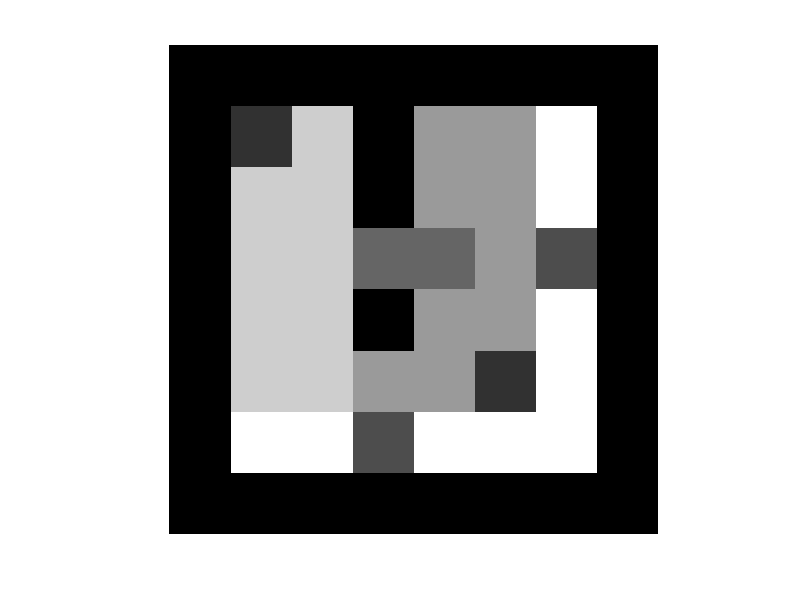

Reproduce this figure in MATLAB. (Note: this script raises an error after producing the figure.)
clear;
close all;
clc;
addpath(genpath('../'))

global W Wtotal Z zLoop ZLoop epsilon tau CA_flag bigM bigM2 BIGM NW NM bigM2 W1 W2 Z1 Z2;

%%

% Time horizon
h = 30;    
% robustness number
epsilon = 0;
tau = 0;
t_spec1 = 0;
t_spec2 = 0;


%% Region 1
W = [];
Z = [];
Wtotal = [];
f1 = [];
f2 = [];
f3 = [];
f4 = [];
f5 = [];
f6 = [];
f7 = [];
% define a gridworld
grid_size = [6, 6];
mygrid = ones(grid_size);

% Room 1&2
mygrid(1:5, 1:2) = 0.8;
mygrid(1:5, 4:5) = 0.6;
mygrid(5, 3) = 0.6;

% narrow passage
mygrid(3, 3:4) = 0.4;

% Obstacles
mygrid(1:2, 3) = 0;
mygrid(4, 3) = 0;

% charging station
mygrid(1,1) = 0.2;
mygrid(5,5) = 0.2;

% Deliver spot
mygrid(6,3) = 0.3;
mygrid(3,6) = 0.3;

state_labels = mygrid(:);

CS = find(state_labels(:)==0.2)';
cs = num2str(CS);
DS = find(state_labels(:)==0.3)';
ds = num2str(DS);
Pass = find(state_labels(:)==0.4)';
pass = num2str(Pass);
Room1 = find(state_labels(:)==0.8)';
room1 = num2str(Room1);
Room2 = find(state_labels(:)==0.6)';
room2 = num2str(Room2);
Room3 = find(state_labels(:)==1)';
room3 = num2str(Room3);

% visualization
figure
vis = zeros(size(mygrid)+2);
vis(2:end-1,2:end-1)=mygrid;
imshow(kron(vis,ones(25,25)))
% pass_ends = [23,73,Pass];

% spec is the conjunction of the following
Obs = state_labels(:)==0;                   %avoid obstacles

% At most one robot on pass
f1 = strcat('GG(Neg(TP([',pass,'],[2])))');                               
f2 = strcat('GG(TP([',num2str(setdiff(1:36,Pass)),'],[2]))');             

% Populate Room1 and Room2 by at least 2 robots
f3 = strcat('GF(TP([',num2str(Room1),'],[2]))');       
f4 = strcat('GF(TP([',num2str(Room2),'],[2]))');        

% At most 1 robot at the lower zone.   
f5 = strcat('GG(Neg(TP([',num2str(Room3),'],[1])))');     
f6 = strcat('GG(TP([',num2str(setdiff(1:36,Room3)),'],[3]))'); 

% All robots should visit the charging station.
f7 = strcat('TP(GFI([',num2str(CS), ']),[3])');

% Another surveilence task!
f8 = strcat('FG(TP([',num2str(Room1),'],[2]))');       
f9 = strcat('FG(TP([',num2str(Room2),'],[2]))');        

adj = eye(numel(mygrid)); %allow self-transition

for i=1:length(state_labels)
    if mod(i, grid_size(1))~=0 
        adj(i, i+1) = 1;
    end
    if mod(i, grid_size(1))~=1
        adj(i, i-1) = 1;
    end
    if i<=grid_size(1)*(grid_size(2)-1)
        adj(i, i+grid_size(1)) = 1;
    end
    if i>grid_size(1)
        adj(i, i-grid_size(1)) = 1;
    end
end

fm1 = strcat('And(',f1,',',f2,',',f5,',',f7,',',f8,')');
fm2 = strcat('And(',f1,',',f2,',',f5,',',f7,',',f9,')');

% Adjacency matrix
A = adj;

% Initial positions
n = size(A,1);
W0 = zeros(n,3);
M0 = zeros(n,3);
W0(:,1) = [zeros(6,1);1;zeros(n-7,1)];
W0(:,2) = [1;zeros(n-1,1)];
W0(:,3) = [0;1;zeros(n-2,1)];
M0(:,1) = [0;0;1;zeros(n-3,1)];
M0(:,2) = [0;0;0;1;zeros(n-4,1)];
M0(:,3) = [0;0;0;0;1;zeros(n-5,1)];

NW = sum(sum(W0));
NM = sum(sum(M0));
N = NW + NM;

% Collision avoidence flag,
CA_flag = 1;
t_deliver = 7;
t_spec1 = 1;
t_spec2 = 2;

[W, Wtotal, Z, mytimes, sol] = main_template_region1(fm1,A,h,W0,Obs,CA_flag,M0,fm2,t_deliver,t_spec1,t_spec2);

W1T = W;

time = clock;

save('dataW.mat','W','W','Wtotal','Wtotal','ZLoop','ZLoop','A','A','mygrid','mygrid', 'Z', 'Z','sol','sol');
grid_plot36('dataW.mat');

%% Region 2
W = [];
Z = [];
Wtotal = [];
f1 = [];
f2 = [];
f3 = [];
f4 = [];
f5 = [];
f6 = [];
f7 = [];
mygrid = [];
state_labels = [];
adj = [];
A = [];

% define a gridworld
grid_size = [6, 6];
mygrid = ones(grid_size);

% Room 1&2
mygrid(1:5, 5:6) = 0.8;
mygrid(1:5, 2:3) = 0.6;
mygrid(5, 4) = 0.6;

% narrow passage
mygrid(3, 3:4) = 0.4;

% Obstacles
mygrid(1:2, 4) = 0;
mygrid(4, 4) = 0;

% charging station
mygrid(5,2) = 0.2;
mygrid(1,6) = 0.2;

% Deliver spot
mygrid(6,4) = 0.3;
mygrid(3,1) = 0.3;

state_labels = mygrid(:);

CS = find(state_labels(:)==0.2)';
cs = num2str(CS);
DS = find(state_labels(:)==0.3)';
ds = num2str(DS);
Pass = find(state_labels(:)==0.4)';
pass = num2str(Pass);
Room1 = find(state_labels(:)==0.8)';
room1 = num2str(Room1);
Room2 = find(state_labels(:)==0.6)';
room2 = num2str(Room2);
Room3 = find(state_labels(:)==1)';
room3 = num2str(Room3);

% visualization
figure
vis = zeros(size(mygrid)+2);
vis(2:end-1,2:end-1)=mygrid;
imshow(kron(vis,ones(25,25)))
% pass_ends = [23,73,Pass];

% spec is the conjunction of the following
Obs = state_labels(:)==0;                   %avoid obstacles

% At most one robot on pass
f1 = strcat('GG(Neg(TP([',pass,'],[2])))');                               
f2 = strcat('GG(TP([',num2str(setdiff(1:36,Pass)),'],[2]))');             

% Populate Room1 and Room2 by at least 2 robots
f3 = strcat('GF(TP([',num2str(Room1),'],[2]))');       
f4 = strcat('GF(TP([',num2str(Room2),'],[2]))');        

% At most 1 robot at the lower zone.   
f5 = strcat('GG(Neg(TP([',num2str(Room3),'],[1])))');    
f6 = strcat('GG(TP([',num2str(setdiff(1:36,Room3)),'],[3]))'); 

% All robots should visit the charging station.
f7 = strcat('TP(GFI([',num2str(CS), ']),[3])');

% Another surveilence task!
f8 = strcat('FG(TP([',num2str(Room1),'],[2]))');       
f9 = strcat('FG(TP([',num2str(Room2),'],[2]))');        

adj = eye(numel(mygrid)); %allow self-transition

for i=1:length(state_labels)
    if mod(i, grid_size(1))~=0 
        adj(i, i+1) = 1;
    end
    if mod(i, grid_size(1))~=1
        adj(i, i-1) = 1;
    end
    if i<=grid_size(1)*(grid_size(2)-1)
        adj(i, i+grid_size(1)) = 1;
    end
    if i>grid_size(1)
        adj(i, i-grid_size(1)) = 1;
    end
end

fm1 = strcat('And(',f1,',',f2,',',f5,',',f7,',',f8,')');
fm2 = strcat('And(',f1,',',f2,',',f5,',',f7,',',f9,')');

% Adjacency matrix
A = adj;

% Initial positions
n = size(A,1);
W0 = zeros(n,3);
M0 = zeros(n,3);

W0(:,1) = [zeros(24,1);1;zeros(n-25,1)];
W0(:,2) = [zeros(30,1);1;zeros(n-31,1)];
W0(:,3) = [zeros(31,1);1;zeros(n-32,1)];
M0(:,1) = [zeros(32,1);1;zeros(n-33,1)];
M0(:,2) = [zeros(33,1);1;zeros(n-34,1)];
M0(:,3) = [zeros(34,1);1;zeros(n-35,1)];

NW = sum(sum(W0));
NM = sum(sum(M0));
N = NW + NM;

% Collision avoidence flag,
CA_flag = 1;
t_deliver = 7;
t_spec1 = 1;
t_spec2 = 2;

[W, Wtotal, Z, mytimes, sol] = main_template_region2(fm1,A,h,W0,Obs,CA_flag,M0,fm2,t_deliver,t_spec1,t_spec2);

W2T = W;

time = clock;

save('dataW.mat','W','W','Wtotal','Wtotal','ZLoop','ZLoop','A','A','mygrid','mygrid', 'Z', 'Z','sol','sol');
grid_plot36('dataW.mat');


%% Region 3
W = [];
Z = [];
Wtotal = [];
f1 = [];
f2 = [];
f3 = [];
f4 = [];
f5 = [];
f6 = [];
f7 = [];
mygrid = [];
state_labels = [];
adj = [];
A = [];

% define a gridworld
grid_size = [6, 6];
mygrid = ones(grid_size);

% Room 1&2
mygrid(2:6, 1:2) = 0.8;
mygrid(2:6, 4:5) = 0.6;
mygrid(2, 3) = 0.6;

% narrow passage
mygrid(4, 3:4) = 0.4;

% Obstacles
mygrid(5:6, 3) = 0;
mygrid(3, 3) = 0;

% charging station
mygrid(2,5) = 0.2;
mygrid(6,1) = 0.2;


% Deliver spot
mygrid(4,6) = 0.3;
mygrid(1,3) = 0.3;

state_labels = mygrid(:);

CS = find(state_labels(:)==0.2)';
cs = num2str(CS);
DS = find(state_labels(:)==0.3)';
ds = num2str(DS);
Pass = find(state_labels(:)==0.4)';
pass = num2str(Pass);
Room1 = find(state_labels(:)==0.8)';
room1 = num2str(Room1);
Room2 = find(state_labels(:)==0.6)';
room2 = num2str(Room2);
Room3 = find(state_labels(:)==1)';
room3 = num2str(Room3);

% visualization
figure
vis = zeros(size(mygrid)+2);
vis(2:end-1,2:end-1)=mygrid;
imshow(kron(vis,ones(25,25)))
% pass_ends = [23,73,Pass];

% spec is the conjunction of the following
Obs = state_labels(:)==0;                   %avoid obstacles

% At most one robot on pass
f1 = strcat('GG(Neg(TP([',pass,'],[2])))');                               
f2 = strcat('GG(TP([',num2str(setdiff(1:36,Pass)),'],[2]))');             

% Populate Room1 and Room2 by at least 2 robots
f3 = strcat('GF(TP([',num2str(Room1),'],[2]))');       
f4 = strcat('GF(TP([',num2str(Room2),'],[2]))');        

% At most 1 robot at the lower zone.   
f5 = strcat('GG(Neg(TP([',num2str(Room3),'],[1])))');     
f6 = strcat('GG(TP([',num2str(setdiff(1:36,Room3)),'],[3]))'); 

% All robots should visit the charging station.
f7 = strcat('TP(GFI([',num2str(CS), ']),[3])');

% Another surveilence task!
f8 = strcat('FG(TP([',num2str(Room1),'],[2]))');       
f9 = strcat('FG(TP([',num2str(Room2),'],[2]))');        

adj = eye(numel(mygrid)); %allow self-transition

for i=1:length(state_labels)
    if mod(i, grid_size(1))~=0 
        adj(i, i+1) = 1;
    end
    if mod(i, grid_size(1))~=1
        adj(i, i-1) = 1;
    end
    if i<=grid_size(1)*(grid_size(2)-1)
        adj(i, i+grid_size(1)) = 1;
    end
    if i>grid_size(1)
        adj(i, i-grid_size(1)) = 1;
    end
end

fm1 = strcat('And(',f1,',',f2,',',f5,',',f7,',',f8,')');
fm2 = strcat('And(',f1,',',f2,',',f5,',',f7,',',f9,')');

% Adjacency matrix
A = adj;

% Initial positions
n = size(A,1);
W0 = zeros(n,3);
M0 = zeros(n,3);

W0(:,1) = [zeros(11,1);1;zeros(n-12,1)];
W0(:,2) = [zeros(5,1);1;zeros(n-6,1)];
W0(:,3) = [zeros(4,1);1;zeros(n-5,1)];
M0(:,1) = [zeros(3,1);1;zeros(n-4,1)];
M0(:,2) = [zeros(2,1);1;zeros(n-3,1)];
M0(:,3) = [zeros(1,1);1;zeros(n-2,1)];

NW = sum(sum(W0));
NM = sum(sum(M0));
N = NW + NM;

% Collision avoidence flag,
CA_flag = 1;
t_deliver = 7;
t_spec1 = 1;
t_spec2 = 2;

[W, Wtotal, Z, mytimes, sol] = main_template_region3(fm1,A,h,W0,Obs,CA_flag,M0,fm2,t_deliver,t_spec1,t_spec2);

W3T = W;

time = clock;

save('dataW.mat','W','W','Wtotal','Wtotal','ZLoop','ZLoop','A','A','mygrid','mygrid', 'Z', 'Z','sol','sol');
grid_plot36('dataW.mat');


%% Region 4
W = [];
Z = [];
Wtotal = [];
f1 = [];
f2 = [];
f3 = [];
f4 = [];
f5 = [];
f6 = [];
f7 = [];
mygrid = [];
state_labels = [];
adj = [];
A = [];

% define a gridworld
grid_size = [6, 6];
mygrid = ones(grid_size);

% Room 1&2
mygrid(2:6, 5:6) = 0.8;
mygrid(2:6, 2:3) = 0.6;
mygrid(2, 4) = 0.6;

% narrow passage
mygrid(4, 3:4) = 0.4;

% Obstacles
mygrid(5:6, 4) = 0;
mygrid(3, 4) = 0;

% charging station
mygrid(2,2) = 0.2;
mygrid(6,6) = 0.2;

% Deliver spot
mygrid(4,1) = 0.3;
mygrid(1,4) = 0.3;

state_labels = mygrid(:);

CS = find(state_labels(:)==0.2)';
cs = num2str(CS);
DS = find(state_labels(:)==0.3)';
ds = num2str(DS);
Pass = find(state_labels(:)==0.4)';
pass = num2str(Pass);
Room1 = find(state_labels(:)==0.8)';
room1 = num2str(Room1);
Room2 = find(state_labels(:)==0.6)';
room2 = num2str(Room2);
Room3 = find(state_labels(:)==1)';
room3 = num2str(Room3);

% visualization
figure
vis = zeros(size(mygrid)+2);
vis(2:end-1,2:end-1)=mygrid;
imshow(kron(vis,ones(25,25)))
% pass_ends = [23,73,Pass];

% spec is the conjunction of the following
Obs = state_labels(:)==0;                   %avoid obstacles

% At most one robot on pass
f1 = strcat('GG(Neg(TP([',pass,'],[2])))');                               
f2 = strcat('GG(TP([',num2str(setdiff(1:36,Pass)),'],[2]))');             

% Populate Room1 and Room2 by at least 2 robots
f3 = strcat('GF(TP([',num2str(Room1),'],[2]))');       
f4 = strcat('GF(TP([',num2str(Room2),'],[2]))');        

% At most 1 robot at the lower zone.   
f5 = strcat('GG(Neg(TP([',num2str(Room3),'],[1])))');     
f6 = strcat('GG(TP([',num2str(setdiff(1:36,Room3)),'],[3]))'); 

% All robots should visit the charging station.
f7 = strcat('TP(GFI([',num2str(CS), ']),[3])');

% Another surveilence task!
f8 = strcat('FG(TP([',num2str(Room1),'],[2]))');       
f9 = strcat('FG(TP([',num2str(Room2),'],[2]))');        

adj = eye(numel(mygrid)); %allow self-transition

for i=1:length(state_labels)
    if mod(i, grid_size(1))~=0 
        adj(i, i+1) = 1;
    end
    if mod(i, grid_size(1))~=1
        adj(i, i-1) = 1;
    end
    if i<=grid_size(1)*(grid_size(2)-1)
        adj(i, i+grid_size(1)) = 1;
    end
    if i>grid_size(1)
        adj(i, i-grid_size(1)) = 1;
    end
end

fm1 = strcat('And(',f1,',',f2,',',f5,',',f7,',',f8,')');
fm2 = strcat('And(',f1,',',f2,',',f5,',',f7,',',f9,')');

% Adjacency matrix
A = adj;

% Initial positions
n = size(A,1);
W0 = zeros(n,3);
M0 = zeros(n,3);

W0(:,1) = [zeros(29,1);1;zeros(n-30,1)];
W0(:,2) = [zeros(35,1);1;zeros(n-36,1)];
W0(:,3) = [zeros(34,1);1;zeros(n-35,1)];
M0(:,1) = [zeros(33,1);1;zeros(n-34,1)];
M0(:,2) = [zeros(32,1);1;zeros(n-33,1)];
M0(:,3) = [zeros(31,1);1;zeros(n-32,1)];

NW = sum(sum(W0));
NM = sum(sum(M0));
N = NW + NM;

% Collision avoidence flag,
CA_flag = 1;
t_deliver = 7;
t_spec1 = 1;
t_spec2 = 2;

[W, Wtotal, Z, mytimes, sol] = main_template_region4(fm1,A,h,W0,Obs,CA_flag,M0,fm2,t_deliver,t_spec1,t_spec2);

W4T = W;

time = clock;

save('dataW.mat','W','W','Wtotal','Wtotal','ZLoop','ZLoop','A','A','mygrid','mygrid', 'Z', 'Z','sol','sol');
grid_plot36('dataW.mat');


%% Region 1 2 3 4
W = [];
Z = [];
Wtotal = [];
f1 = [];
f2 = [];
f3 = [];
f4 = [];
f5 = [];
f6 = [];
f7 = [];
mygrid = [];
state_labels = [];
adj = [];
A = [];

% define a gridworld
grid_size = [11, 11];
mygrid = ones(grid_size);

% Room 1&2
mygrid(1:5, 1:2) = 0.8;
mygrid(7:11, 1:2) = 0.8;
mygrid(1:5, 10:11) = 0.8;
mygrid(7:11, 10:11) = 0.8;

mygrid(1:5, 4:5) = 0.6;
mygrid(7:11, 4:5) = 0.6;
mygrid(1:5, 7:8) = 0.6;
mygrid(7:11, 7:8) = 0.6;

mygrid(5, 3) = 0.6;
mygrid(5, 9) = 0.6;
mygrid(7, 3) = 0.6;
mygrid(7, 9) = 0.6;

% narrow passage
mygrid(3, 3:4) = 0.4;
mygrid(3, 8:9) = 0.4;
mygrid(9, 3:4) = 0.4;
mygrid(9, 8:9) = 0.4;

% Obstacles
mygrid(1:2, 3) = 0;
mygrid(4, 3) = 0;
mygrid(10:11, 3) = 0;
mygrid(8, 3) = 0;
mygrid(1:2, 9) = 0;
mygrid(4, 9) = 0;
mygrid(10:11, 9) = 0;
mygrid(8, 9) = 0;

% charging station
mygrid(1,1) = 0.2;
mygrid(5,5) = 0.2;
mygrid(11,1) = 0.2;
mygrid(5,7) = 0.2;
mygrid(1,11) = 0.2;
mygrid(7,5) = 0.2;
mygrid(11,11) = 0.2;
mygrid(7,7) = 0.2;

% Deliver spot
mygrid(3,6) = 0.3;
mygrid(6,3) = 0.3;
mygrid(9,6) = 0.3;
mygrid(6,9) = 0.3;

state_labels = mygrid(:);

CS = find(state_labels(:)==0.2)';
cs = num2str(CS);
DS = find(state_labels(:)==0.3)';
ds = num2str(DS);
Pass = find(state_labels(:)==0.4)';
pass = num2str(Pass);
Room1 = find(state_labels(:)==0.8)';
room1 = num2str(Room1);
Room2 = find(state_labels(:)==0.6)';
room2 = num2str(Room2);
Room3 = find(state_labels(:)==1)';
room3 = num2str(Room3);

% visualization
figure
vis = zeros(size(mygrid)+2);
vis(2:end-1,2:end-1)=mygrid;
imshow(kron(vis,ones(25,25)))


W = binvar(repmat(121,1,24),repmat(h+1,1,24),'full'); 
for i = 1:24
    W{i} = zeros(121,h+1);
end
for i = 1:6
    W{i}(1:6,:)=W1T{i}(1:6,:);
    W{i}(12:17,:)=W1T{i}(7:12,:);
    W{i}(23:28,:)=W1T{i}(13:18,:);
    W{i}(34:39,:)=W1T{i}(19:24,:);
    W{i}(45:50,:)=W1T{i}(25:30,:);
    W{i}(56:61,:)=W1T{i}(31:36,:);
end
for i = 7:12
    W{i}(56:61,:)=W2T{i-6}(1:6,:);
    W{i}(67:72,:)=W2T{i-6}(7:12,:);
    W{i}(78:83,:)=W2T{i-6}(13:18,:);
    W{i}(89:94,:)=W2T{i-6}(19:24,:);
    W{i}(100:105,:)=W2T{i-6}(25:30,:);
    W{i}(111:116,:)=W2T{i-6}(31:36,:);
end
for i = 13:18
    W{i}(6:11,:)=W3T{i-12}(1:6,:);
    W{i}(17:22,:)=W3T{i-12}(7:12,:);
    W{i}(28:33,:)=W3T{i-12}(13:18,:);
    W{i}(39:44,:)=W3T{i-12}(19:24,:);
    W{i}(50:55,:)=W3T{i-12}(25:30,:);
    W{i}(61:66,:)=W3T{i-12}(31:36,:);
end
for i = 19:24
    W{i}(61:66,:)=W4T{i-18}(1:6,:);
    W{i}(72:77,:)=W4T{i-18}(7:12,:);
    W{i}(83:88,:)=W4T{i-18}(13:18,:);
    W{i}(94:99,:)=W4T{i-18}(19:24,:);
    W{i}(105:110,:)=W4T{i-18}(25:30,:);
    W{i}(116:121,:)=W4T{i-18}(31:36,:);
end

% WF = binvar(repmat(121,1,24),repmat(h+1,1,24),'full'); 
% for agent = 1 : 24
%     for t = 1 : h+1
%         if W{agent}(:,t+1) - W{agent}(:,t) == zeros(121,1)
%             WF{agent}(:,h+1-t+1) = zeros(121,1);
%         else
%             WF{agent}(:,t) = W{agent}(:,t);
%         end
%     end
% end
% 
% W = WF;
        


save('dataW.mat','W','W','ZLoop','ZLoop','mygrid','mygrid');
grid_plot121('dataW.mat');